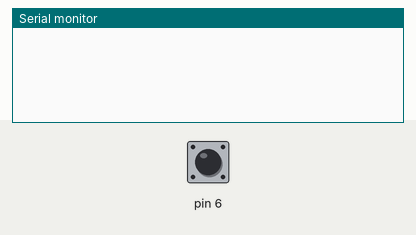
Simulated run of this sketch. Board: Arduino Uno, built with avr-gcc and run on an emulated ATmega328P. On the bench: the last lines printed to the serial monitor. The test bench sets the inputs (shaded band); at power-on: pin 6 HIGH. Random numbers use the default seed unless the sketch sets one.

Above: at 1.2 s.
1.3 s: pin 6 pulled LOW for 0.15 s
At 3.5 s:
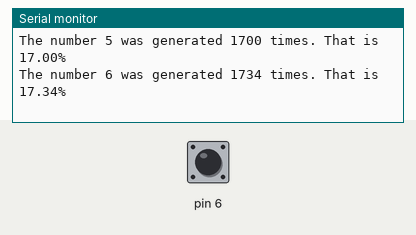
3.9 s: pin 6 pulled LOW for 1 s
At 4.8 s:
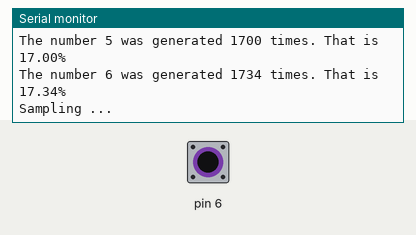
6.4 s: pin 6 pulled LOW for 0.15 s
At 7.2 s:
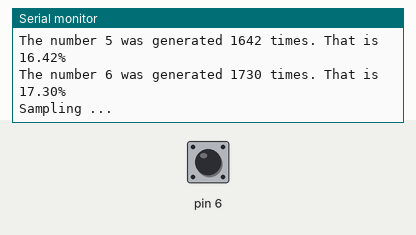
8.0 s: pin 6 pulsed LOW 2 times (0.12 s each, 0.3 s apart)
At 8.7 s:
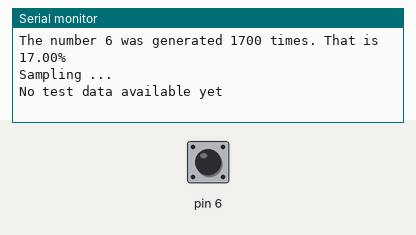
Timing chart, 0 to 11.0 s (numbered marks = the images above; inputs shaded):
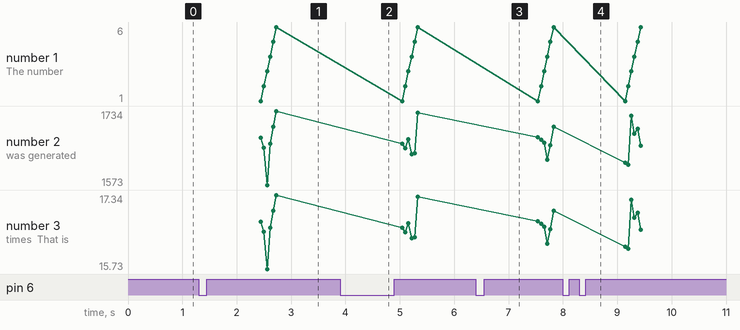

The sketch:

d.ino
```cpp
// https://github.com/bxparks/AceButton
#include <AceButton.h>
using namespace ace_button;

class Buckets
{
private:
    int buckets[6];

public:
    Buckets()
    {
        reset();
    }

    void add(int value)
    {
        buckets[value] += 1;
    }

    int getCount(int value)
    {
        return buckets[value];
    }

    void reset()
    {
        for (int i = 0; i < 6; i++)
        {
            buckets[i] = 0;
        }
    }
};

const int analogSeedPin = A0;
AceButton button(6, HIGH);
Buckets buckets;
bool generatingTestData = false;

void onClick(AceButton *button, uint8_t eventType, uint8_t buttonState)
{
    if (eventType == AceButton::kEventPressed)
    {
        if (generatingTestData)
        {
            Serial.println("No test data available yet");
        }
        else
        {
            generatingTestData = true;
        }
    }
}

void setup()
{
    Serial.begin(9600);
    pinMode(analogSeedPin, INPUT);
    pinMode(button.getPin(), INPUT_PULLUP);
    randomSeed(analogRead(analogSeedPin));
    button.setEventHandler(onClick);
}

void generateTestData()
{
    int sampleSize = 10000;
    Serial.println("Sampling ...");
    for (int i = 0; i < sampleSize; i++)
    {
        // Update button to trigger event handler during slow task
        button.check();
        buckets.add(random(0, 6));
    }
    for (int i = 0; i < 6; i++)
    {
        int count = buckets.getCount(i);
        Serial.print("The number ");
        Serial.print(i + 1);
        Serial.print(" was generated ");
        Serial.print(count);
        Serial.print(" times. That is ");
        Serial.print((((double)count) / sampleSize) * 100);
        Serial.println("%");
    }
}

void loop()
{
    button.check();
    buckets.reset();
    if (generatingTestData)
    {
        generateTestData();
        generatingTestData = false;
    }
}
```

Measured:
- after the input at 1.3 s, the serial monitor: prints a new line at once (image 1)
- after the input at 8.0 s, the serial monitor: prints a new line after 0.32 s (image 4)
- plotted number 2: 1734 → 1730 after the input at 3.9 s, 1730 → 1700 after the input at 6.4 s, 1700 → 1658 after the input at 8.0 s
- plotted number 3: 17.34 → 17.3 after the input at 3.9 s, 17.3 → 17 after the input at 6.4 s, 17 → 16.58 after the input at 8.0 s
